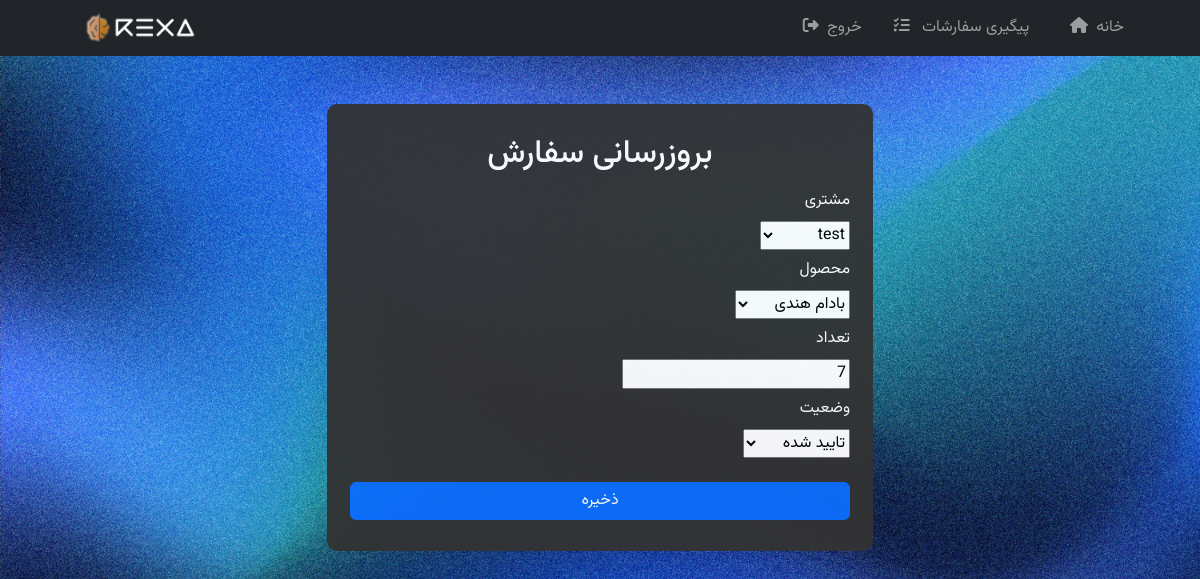
The page /manage/order/2/update/ (signed in) on the database its author committed.
### shop/models.py (models this page shows, shortened)
class Order(models.Model):
    user = models.ForeignKey(CustomUser, on_delete=models.CASCADE, verbose_name="مشتری")
    product = models.ForeignKey(InventoryStock, on_delete=models.CASCADE, verbose_name="محصول")
    quantity = models.PositiveIntegerField(blank=False, verbose_name="تعداد")
    PROGRESSING = 'در حال بررسی'
    CONFIRMED = 'تایید شده'
    DENIED = 'عدم تایید'
    STATUS_CHOICES = [
        (PROGRESSING, 'در حال بررسی'),
        (CONFIRMED, 'تایید شده'),
        (DENIED, 'عدم تایید'),
    ]
    status = models.CharField(max_length=20, choices=STATUS_CHOICES, default=PROGRESSING, verbose_name="وضعیت")

### shop/views.py (the view)
# urls.py: path('manage/order/<int:pk>/update/', OrderUpdateView.as_view(), name="order_update"),
class OrderUpdateView(LoginRequiredMixin, UpdateView):
    model = Order
    template_name = 'order_update.html'
    fields = "__all__"
    success_url = reverse_lazy('order')

### shop/models.py (called while the page is built)
    def __str__(self):
        return self.name.name

### templates/order_update.html (shortened to what this page needs)
{% extends 'base.html' %}
{% block content %}
    <div class="container">
    <div class="row">
        <div class="col-md-6 mx-auto">
            <div class="rounded-box mt-0">
                <h2 class="my-2">بروزرسانی سفارش</h2>
                <div class="form-group w-100">
                <form class="w-100 my-2" method="post">
                    {% for field in form %}
                        <label for="{{ field.id_for_label }}" class="mb-2">{{ field.label }}</label>
                        <div class="mb-2">{{ field }}</div>
                    {% endfor %}
                    <input class="btn btn-primary w-100 mt-3" type="submit" value="ذخیره">
                </form>
                </div>
            </div>
        </div>
    </div>
    </div>
{% endblock content %}

### static/src/main.css (style rules this page uses)
body { margin: 0; padding: 0; font-family: 'Vazirmatn', sans-serif; background-image: url('../img/blue-bg.jpg'); background-attachment: fixed; background-size: cover; background-position: center center; background-repeat: no-repeat; height: 100vh; overflow: auto; color: #fff; }
.rounded-box { background-color: #333; background-attachment: fixed; opacity: 95%; margin-top: 2%; border-radius: 10px; padding: 23px; margin-bottom: 5%; display: flex; flex-direction: column; align-items: center; justify-content: center; position: relative; }

### rows shown on the page
Order: form "test" "بادام هندی" "7" "تایید شده"

### other values the page prints
{{ field.label }} "مشتری" "محصول" "تعداد" "وضعیت"
